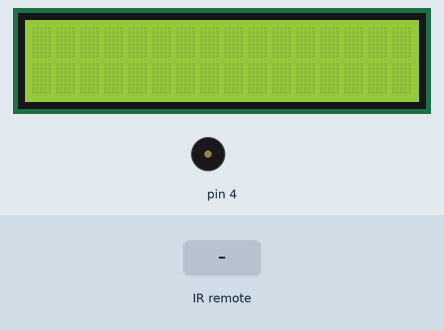
Recording of a sketch running on a simulated Arduino Uno, built with avr-gcc and run on an emulated ATmega328P. Parts: 16×2 character LCD, buzzer (waves = sounding). The inputs (shaded band) are chosen by the test bench. What the sketch prints to the serial monitor is not drawn.

Above: at 1.2 s.
1.3 s: infrared code 0xFF30CF received
At 1.47 s:
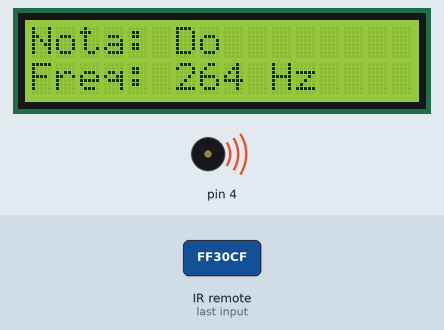
3.3 s: infrared code 0xFF18E7 received
At 3.47 s:
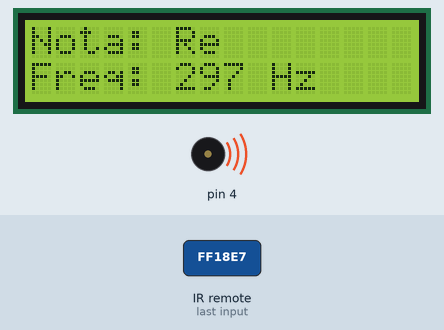
5.3 s: infrared code 0xFF7A85 received
At 5.47 s:
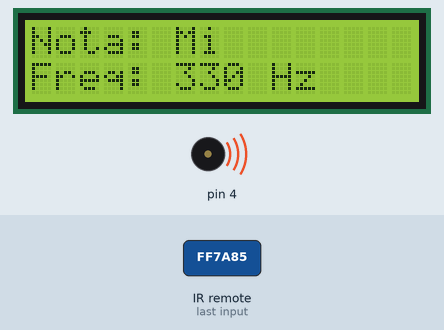
7.3 s: infrared code 0xFF10EF received
At 7.47 s:
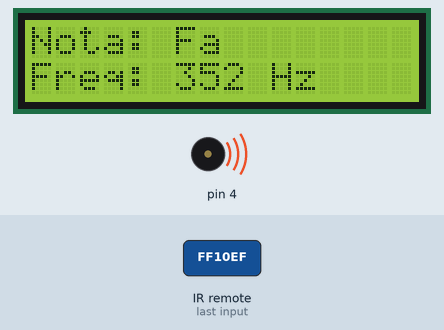
9.3 s: infrared code 0xFF38C7 received
At 9.47 s:
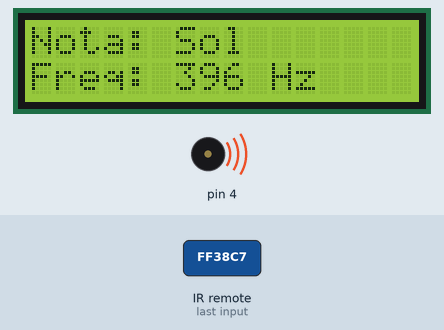
11.3 s: infrared code 0xFF5AA5 received
At 11.47 s:
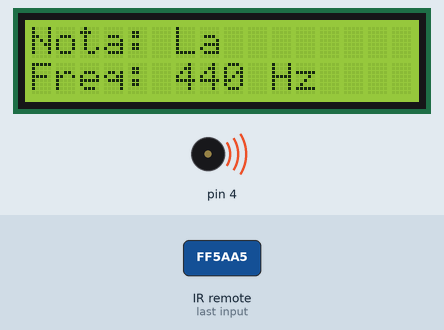
Timing chart, 0 to 14.3 s (numbered marks = the images above; inputs shaded):
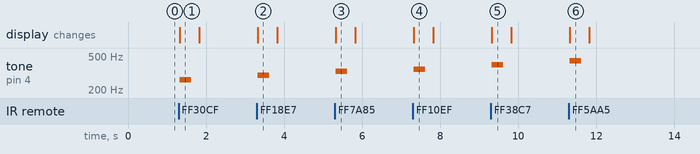

The sketch:

TocaNota_Nano.ino
```cpp
#include <IRremote.h> //Biblioteca com funções para trabalhar com o receptor de sinal infravermelho.
#include <LiquidCrystal_I2C.h>


//Set the LCD number of columns and rows.
int LCDColumns = 16;
int LCDRows = 2;

//Set LCD Adress, number of columns and rows. In order
//to get the LCD Adress, you should look for a I2C Scanner sketch.
LiquidCrystal_I2C lcd(0x27, LCDColumns, LCDRows);


const int RECV_PIN = 8 ; //Pino para leitura do sinal infravermelho
IRrecv irrecv(RECV_PIN); //Instanciando o objeto RECV_PIN a partir da função irrecv da classe IRcev;
decode_results results;


void setup()
{

  pinMode(4, OUTPUT);
  Serial.begin(115200); //Inicializa as ações com a porta serial;
  irrecv.enableIRIn();
  irrecv.blink13(true); //Faz com o que o LED BUILT IN do Hardware pisque quando houver acontecer uma interrupção de rotina;

  lcd.begin(); //Inicializa o LCD Display
  lcd.backlight(); // Turn on backlight

}

void loop()
{
  if (irrecv.decode(&results))
  {
//    DutyCicle = 60;
//Fazer uma função pra não ficar tanta coisa no loop;
    Serial.println(results.value, HEX);
    switch (results.value)
    {
      case 0xFF30CF: //Caso Botão Número 1
      {
        lcd.setCursor(0,0);
        lcd.print("Nota: Do");
        lcd.setCursor(0,1);
        lcd.print("Freq: 264 Hz");
        tone(4, 264,300); //Escreve a frequência Dó ao canal definido.
        delay(500);
        lcd.clear();
        break; // Saí do switch;
      }
      case 0xFF18E7: //Caso Botão Número 2
      {
        lcd.setCursor(0,0);
        lcd.print("Nota: Re");
        lcd.setCursor(0,1);
        lcd.print("Freq: 297 Hz");
        tone(4, 297,300); //Escreve a frequência Re ao canal definido.
        delay(500);
        lcd.clear();
        break; // Saí do switch;
      }
      case 0xFF7A85: //Caso Botão Número 3
      {
      lcd.setCursor(0,0);
        lcd.print("Nota: Mi");
        lcd.setCursor(0,1);
        lcd.print("Freq: 330 Hz");
        tone(4, 330,300); //Escreve a frequência Dó ao canal definido.
        delay(500);
        lcd.clear();
        break; // Saí do switch;
      }
      case 0xFF10EF: //Caso Botão Número 4
      {
        lcd.setCursor(0,0);
        lcd.print("Nota: Fa");
        lcd.setCursor(0,1);
        lcd.print("Freq: 352 Hz");
        tone(4, 352,300); //Escreve a frequência Dó ao canal definido.
        delay(500);
        lcd.clear();
        break; // Saí do switch;
      }
      case 0xFF38C7: //Caso Botão Número 5
      {
        lcd.setCursor(0,0);
        lcd.print("Nota: Sol");
        lcd.setCursor(0,1);
        lcd.print("Freq: 396 Hz");
        tone(4, 396,300); //Escreve a frequência Dó ao canal definido.
        delay(500);
        lcd.clear();
        break; // Saí do switch;
      }
      case 0xFF5AA5: //Caso Botão Número 6
      {
        lcd.setCursor(0,0);
        lcd.print("Nota: La");
        lcd.setCursor(0,1);
        lcd.print("Freq: 440 Hz");
        tone(4, 440,300); //Escreve a frequência Dó ao canal definido.
        delay(500);
        lcd.clear();
        break; // Saí do switch;
      }
      case 0xFF42BD: //Caso Botão Número 7
      {
        lcd.setCursor(0,0);
        lcd.print("Nota: Si");
        lcd.setCursor(0,1);
        lcd.print("Freq: 495 Hz");
        tone(4, 495,300); //Escreve a frequência Dó ao canal definido.
        delay(500);
        lcd.clear();
        break; // Saí do switch;
      }
      case 0xFF4AB5: //Caso Botão Número 8
      {
        lcd.setCursor(0,0);
        lcd.print("Nota: do");
        lcd.setCursor(0,1);
        lcd.print("Freq: 528 Hz");
        tone(4, 528,300); //Escreve a frequência Dó ao canal definido.
        delay(500);
        lcd.clear();
        break; // Saí do switch;
      }
      default:
      {
        lcd.setCursor(0,0);
        lcd.print("Fail");
        delay(500);
        lcd.clear();
      }
    }
    irrecv.resume(); // Método da classe irrecv para habilitar novamente o repector IR.
  }
}
```

Measured:
- after the input at 1.3 s, tone on pin 4: silent → 264 Hz at once, → silent 0.30 s later; the display: changes at once (image 1)
- after the input at 3.3 s, tone on pin 4: silent → 297 Hz at once, → silent 0.30 s later; the display: changes at once (image 2)
- after the input at 5.3 s, tone on pin 4: silent → 330 Hz at once, → silent 0.30 s later; the display: changes at once (image 3)
- after the input at 7.3 s, tone on pin 4: silent → 352 Hz at once, → silent 0.30 s later; the display: changes at once (image 4)
- after the input at 9.3 s, tone on pin 4: silent → 396 Hz at once, → silent 0.30 s later; the display: changes at once (image 5)
- after the input at 11.3 s, tone on pin 4: silent → 440 Hz at once, → silent 0.30 s later; the display: changes at once (image 6)
- what the display in image 1 shows lasts 0.5 s, from 1.3 s to 1.8 s
